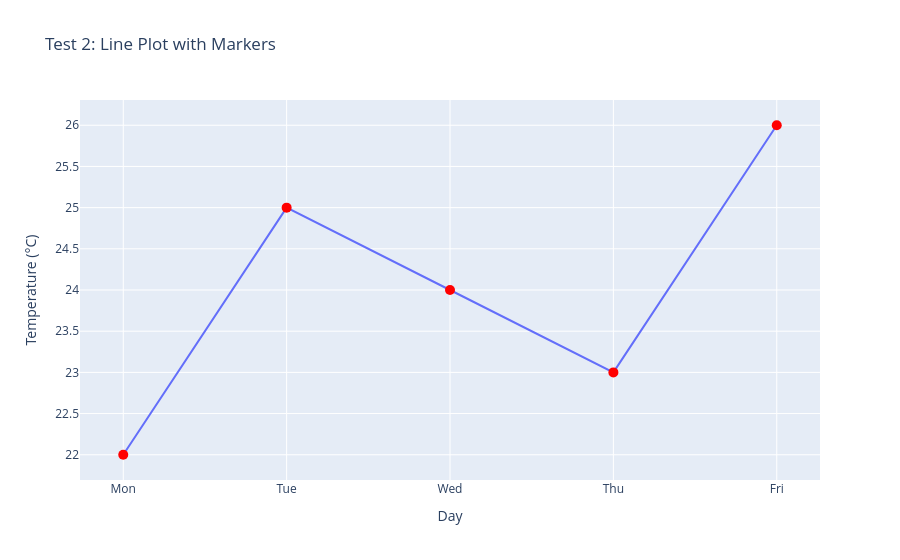

Notebook code cell kept with this figure:
### Code cell
# 🔹 Test 2: Add Markers to Line
fig = px.line(x=days, y=temp, title='Test 2: Line Plot with Markers',
              labels={'x': 'Day', 'y': 'Temperature (°C)'})
fig.update_traces(mode='lines+markers', marker=dict(size=10, color='red'))
fig.show()

# 🔹 Test 3: Custom Line Style
# fig = px.line(x=days, y=temp, title='Test 3: Custom Line Style',
#               labels={'x': 'Day', 'y': 'Temp (°C)'})
# fig.update_traces(line=dict(dash='dashdot', width=3, color='green'))
# fig.show()

# 🔹 Test 4: Show Hover Labels Always
# fig = px.line(x=days, y=temp, title='Test 4: Always Show Hover Labels',
#               labels={'x': 'Day', 'y': 'Temperature'})
# fig.update_traces(mode='lines+markers', hoverinfo='x+y', hoverlabel=dict(bgcolor="white"))
# fig.show()

### Figure 1 — Plotly figure (JSON) as saved in the notebook; plotly's stock layout.template omitted (floating-point values rounded to 4 significant figures)
{"data": [{"hovertemplate": "Day=%{x}<br>Temperature (°C)=%{y}<extra></extra>", "legendgroup": "", "line": {"color": "#636efa", "dash": "solid"}, "marker": {"color": "red", "size": 10, "symbol": "circle"}, "mode": "lines+markers", "name": "", "orientation": "v", "showlegend": false, "type": "scatter", "x": ["Mon", "Tue", "Wed", "Thu", "Fri"], "xaxis": "x", "y": [22, 25, 24, 23, 26], "yaxis": "y"}], "layout": {"legend": {"tracegroupgap": 0}, "title": {"text": "Test 2: Line Plot with Markers"}, "xaxis": {"anchor": "y", "domain": [0, 1], "title": {"text": "Day"}}, "yaxis": {"anchor": "x", "domain": [0, 1], "title": {"text": "Temperature (°C)"}}}}
